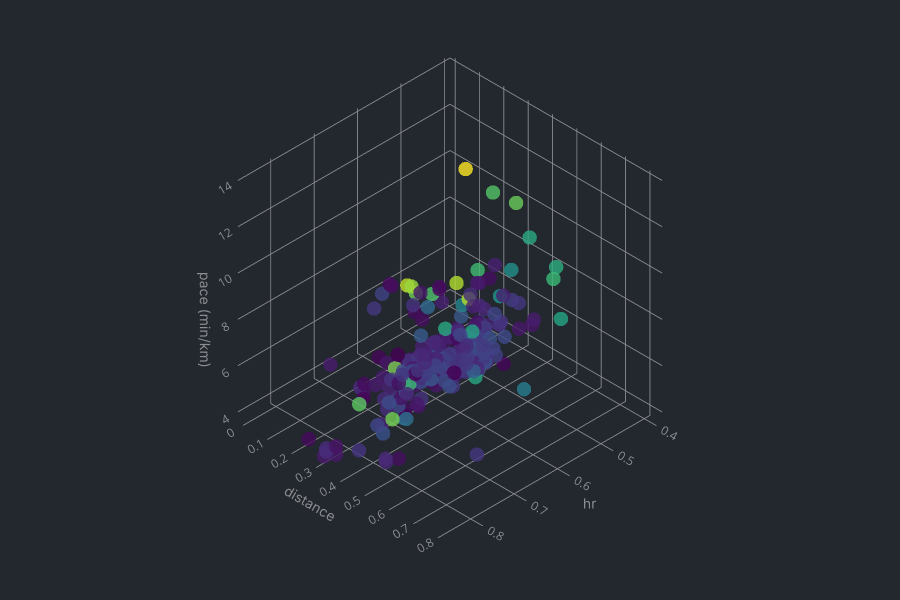

Notebook code for this chart:
### Code cell
my_scatter(x=data.loc[data["athlete"] == athletes[athlete_idx]]["hr"],
           y=data.loc[data["athlete"] == athletes[athlete_idx]]["distance"],
           z=data.loc[data["athlete"] == athletes[athlete_idx]]["pace (min/km)"],
           c=data.loc[data["athlete"] == athletes[athlete_idx]]["gradient (%)"],
           height=600)

### Figure 1 — Plotly figure (JSON) as saved in the notebook; plotly's stock layout.template omitted (floating-point values rounded to 4 significant figures; data arrays with more than 128 entries replaced by an {"elided": "..."} marker saying what was removed)
{"data": [{"marker": {"color": {"elided": "236 float values"}, "colorscale": [[0, "#440154"], [0.1111, "#482878"], [0.2222, "#3e4989"], [0.3333, "#31688e"], [0.4444, "#26828e"], [0.5556, "#1f9e89"], [0.6667, "#35b779"], [0.7778, "#6ece58"], [0.8889, "#b5de2b"], [1, "#fde725"]], "opacity": 0.8, "size": 5}, "mode": "markers", "type": "scatter3d", "x": {"elided": "236 float values"}, "y": {"elided": "236 float values"}, "z": {"elided": "236 float values"}}], "layout": {"autosize": false, "font": {"color": "#8b8d90"}, "height": 600, "margin": {"b": 0, "l": 0, "r": 0, "t": 0}, "paper_bgcolor": "#23272e", "scene": {"aspectratio": {"x": 1, "y": 1, "z": 1}, "camera": {"projection": {"type": "orthographic"}}, "xaxis": {"backgroundcolor": "#23272e", "gridcolor": "#8b8d90", "showbackground": true, "title": {"font": {"family": "Inter"}, "text": "hr"}, "zerolinecolor": "#8b8d90"}, "yaxis": {"backgroundcolor": "#23272e", "gridcolor": "#8b8d90", "showbackground": true, "title": {"font": {"family": "Inter"}, "text": "distance"}, "zerolinecolor": "#8b8d90"}, "zaxis": {"backgroundcolor": "#23272e", "gridcolor": "#8b8d90", "showbackground": true, "title": {"font": {"family": "Inter"}, "text": "pace (min/km)"}, "zerolinecolor": "#8b8d90"}}}}
